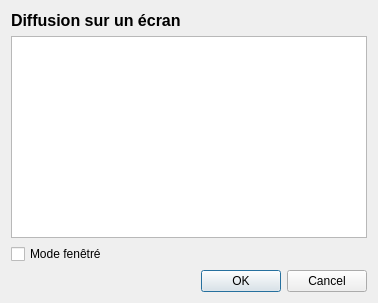
<?xml version="1.0" encoding="UTF-8"?>
<ui version="4.0">
 <class>DialogBroadcastOpts</class>
 <widget class="QDialog" name="DialogBroadcastOpts">
  <property name="geometry">
   <rect>
    <x>0</x>
    <y>0</y>
    <width>378</width>
    <height>303</height>
   </rect>
  </property>
  <property name="windowTitle">
   <string>Diffuser</string>
  </property>
  <layout class="QVBoxLayout" name="verticalLayout">
   <item>
    <widget class="QLabel" name="label">
     <property name="font">
      <font>
       <pointsize>12</pointsize>
       <bold>true</bold>
      </font>
     </property>
     <property name="text">
      <string>Diffusion sur un écran</string>
     </property>
    </widget>
   </item>
   <item>
    <widget class="QListWidget" name="listWidgetScreens"/>
   </item>
   <item>
    <widget class="QCheckBox" name="checkBoxWindow">
     <property name="text">
      <string>Mode fenêtré</string>
     </property>
    </widget>
   </item>
   <item>
    <widget class="QDialogButtonBox" name="buttonBox">
     <property name="orientation">
      <enum>Qt::Horizontal</enum>
     </property>
     <property name="standardButtons">
      <set>QDialogButtonBox::Cancel|QDialogButtonBox::Ok</set>
     </property>
    </widget>
   </item>
  </layout>
 </widget>
 <resources/>
 <connections>
  <connection>
   <sender>buttonBox</sender>
   <signal>rejected()</signal>
   <receiver>DialogBroadcastOpts</receiver>
   <slot>reject()</slot>
   <hints>
    <hint type="sourcelabel">
     <x>316</x>
     <y>260</y>
    </hint>
    <hint type="destinationlabel">
     <x>286</x>
     <y>274</y>
    </hint>
   </hints>
  </connection>
 </connections>
</ui>
